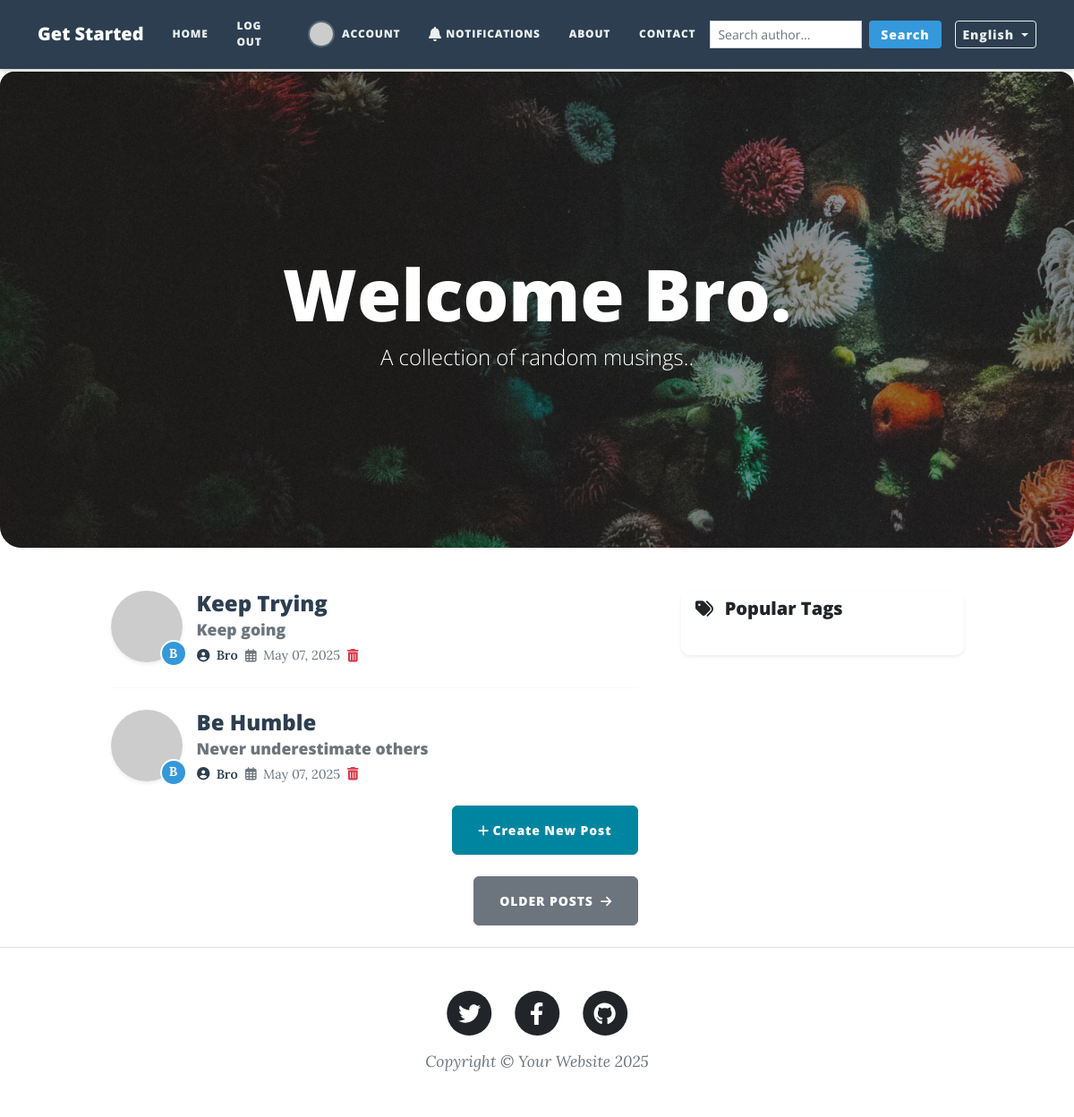
The page / (signed in) on the database its author committed.
### main.py (models this page shows, shortened)
class User(UserMixin, db.Model):
    __tablename__ = "users"
    id: Mapped[int] = mapped_column(Integer, primary_key=True)
    email: Mapped[str] = mapped_column(String(100), unique=True)
    password: Mapped[str] = mapped_column(String(100))
    name: Mapped[str] = mapped_column(String(100))
    confirmed = db.Column(db.Boolean, default=False)
    receive_notifications = db.Column(db.Boolean, default=True)
    profile_image = db.Column(db.String(250), nullable=True)
    receive_reply_notifications = db.Column(db.Boolean, default=True)
    posts = relationship("BlogPost", back_populates="author")
    comments = relationship("Comment", back_populates="comment_author")
    likes = relationship("Like", back_populates="user", cascade="all, delete-orphan")
    subscribed_tags = db.relationship('Tag', secondary='user_tag_subscriptions', backref='subscribers')

class BlogPost(db.Model):
    __tablename__ = "blog_posts"
    id: Mapped[int] = mapped_column(Integer, primary_key=True)
    author_id: Mapped[int] = mapped_column(Integer, db.ForeignKey("users.id"))
    author = relationship("User", back_populates="posts")
    title: Mapped[str] = mapped_column(String(250), unique=True, nullable=False)
    subtitle: Mapped[str] = mapped_column(String(250), nullable=False)
    date: Mapped[str] = mapped_column(String(250), nullable=False)
    body: Mapped[str] = mapped_column(Text, nullable=False)
    img_url: Mapped[str] = mapped_column(String(250), nullable=False)
    comments = relationship("Comment", back_populates="parent_post")
    likes = relationship("Like", back_populates="post", cascade="all, delete-orphan")
    tags = db.relationship('Tag', secondary=post_tags, backref=db.backref('posts', lazy='dynamic'))

### main.py (the view)
@app.route('/')
def get_all_posts():
    result = db.session.execute(db.select(BlogPost))
    posts = result.scalars().all()
    return render_template("index.html", all_posts=posts, current_user=current_user, get_gravatar_url=get_gravatar_url)

### main.py (called while the page is built, shortened)
def get_locale():
    if 'lang' in request.args:
        if request.args['lang'] in app.config['LANGUAGES']:
            session['lang'] = request.args['lang']
            return request.args['lang']
    if 'lang' in session:
        return session['lang']
    return request.accept_languages.best_match(app.config['LANGUAGES'].keys())

@login_manager.user_loader
def load_user(user_id):
    return db.get_or_404(User, user_id)

def get_gravatar_url(email, size=100):
    email = email.strip().lower()
    hash_email = hashlib.md5(email.encode('utf-8')).hexdigest()
    return f"https://www.gravatar.com/avatar/{hash_email}?s={size}&d=retro"

@app.context_processor
def inject_tags():
    popular_tags = db.session.query(
        Tag,
        db.func.count(post_tags.c.post_id).label('count')
    ).join(post_tags).group_by(Tag).order_by(db.desc('count')).limit(20).all()
    tags_with_size = []
    return {'popular_tags': tags_with_size}

### templates/index.html (shortened to what this page needs)
{% include "header.html" %}
<header class="masthead rounded-bottom-4 rounded-top-4 overflow-hidden" style="background-image: url('../static/assets/img/home-bg.jpg')">
  <div class="container position-relative px-4 px-lg-5">
    <div class="row gx-4 gx-lg-5 justify-content-center">
      <div class="col-md-10 col-lg-8 col-xl-7">
        <div class="site-heading">
          <h1>
              {{ _("Welcome") }}
              {% if current_user.is_authenticated %}
                {{ current_user.name }}.
              {% else %}
                {{ _("Guest") }}.
              {% endif %}
          </h1>
          <span class="subheading">{{ _("A collection of random musings.") }}.</span>
        </div>
      </div>
    </div>
  </div>
</header>
<div class="container px-4 px-lg-5">
  <div class="row gx-4 gx-lg-5 justify-content-center">
    <div class="col-md-10 col-lg-8 col-xl-7">
      {% for post in all_posts %}
      <div class="post-preview d-flex align-items-start mb-4">
        <div class="author-avatar me-3 position-relative">
          <img class="rounded-circle shadow-sm"
               src="{% if post.author.profile_image %}
                    {{ url_for('static', filename='profile_pics/' + post.author.profile_image) }}
                    {% else %}
                    {{ get_gravatar_url(post.author.email, 80) }}
                    {% endif %}"
               style="width: 80px; height: 80px; object-fit: cover;">
          <div class="author-badge">{{ post.author.name|first|upper }}</div>
        </div>
        <div class="post-content">
          <a href="{{ url_for('show_post', post_id=post.id) }}" class="text-decoration-none">
            <h2 class="post-title mb-1">{{ post.title }}</h2>
            <h3 class="post-subtitle text-muted mb-2">{{ post.subtitle }}</h3>
          </a>
          <div class="author-info d-flex align-items-center">
            <span class="author-name me-2">
              <i class="fas fa-user-circle me-1"></i>
              <span class="fw-semibold">{{ post.author.name }}</span>
            </span>
            <span class="post-date text-muted">
              <i class="far fa-calendar-alt me-1"></i>
              {{ post.date }}
            </span>
            {% if current_user.id == 1 %}
            <span class="ms-2">
              <a href="{{url_for('delete_post', post_id=post.id) }}" class="text-danger">
                <i class="fas fa-trash-alt"></i>
              </a>
            </span>
            {% endif %}
          </div>
        </div>
      </div>
      {% if not loop.last %}
      <hr class="my-4 opacity-25" />
      {% endif %}
      {% endfor %}
      {% if current_user.id == 1: %}
      <div class="d-flex justify-content-end mb-4">
        <a class="btn btn-primary" href="{{url_for('add_new_post')}}">
          <i class="fas fa-plus me-1"></i>{{ _('Create New Post') }}
        </a>
      </div>
      {% endif %}
      <div class="d-flex justify-content-end mb-4">
        <a class="btn btn-secondary text-uppercase" href="#!">
          {{ _('Older Posts') }} <i class="fas fa-arrow-right ms-1"></i>
        </a>
      </div>
    </div>
    <div class="col-lg-4 d-none d-lg-block">
      <div class="card mb-4 shadow-sm border-0">
        <div class="card-header bg-white border-0">
          <h5 class="mb-0"><i class="fas fa-tags me-2"></i> {{ _("Popular Tags") }}</h5>
        </div>
        <div class="card-body">
        </div>
      </div>
    </div>
  </div>
</div>
{% include "footer.html" %}

### templates/header.html (style rules this page uses)
body { padding-top: 80px; }

### templates/index.html (style rules this page uses)
.masthead { border-bottom-left-radius: 1.5rem !important; border-bottom-right-radius: 1.5rem !important; overflow: hidden; }
.author-avatar { position: relative; flex-shrink: 0; }
.author-badge { position: absolute; bottom: -5px; right: -5px; width: 30px; height: 30px; background-color: #3498db; color: white; border-radius: 50%; display: flex; align-items: center; justify-content: center; font-weight: bold; font-size: 0.9rem; border: 2px solid white; }
.author-info { font-size: 0.9rem; }
.author-name { color: #2c3e50; }
.post-title { font-size: 1.5rem; color: #2c3e50; transition: color 0.2s; }
.post-subtitle { font-size: 1.1rem; }
.col-lg-4 { display: none; }

### rows shown on the page
User: name "Bro"
BlogPost: author.name|first "B", title "Keep Trying", subtitle "Keep going", author.name "Bro", date "May 07, 2025"
BlogPost: author.name|first "B", title "Be Humble", subtitle "Never underestimate others", author.name "Bro", date "May 07, 2025"

### other values the page prints
{{ config['LANGUAGES'].get(session.get('lang', 'en'), 'English') }} "English"
